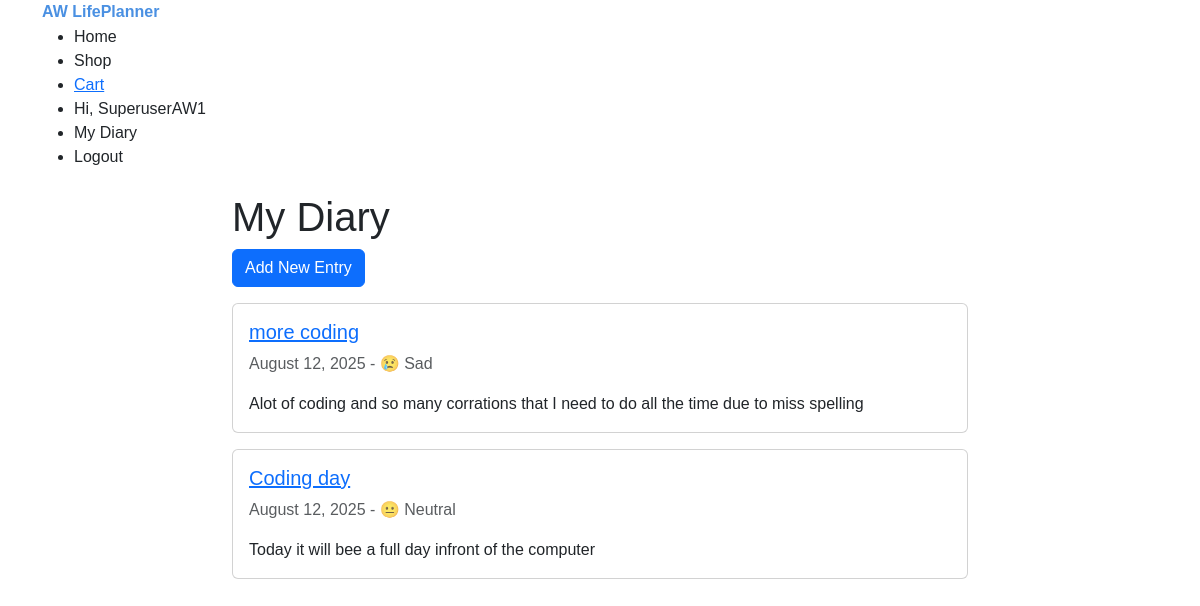
The app's page /diary/ (signed in), older data.
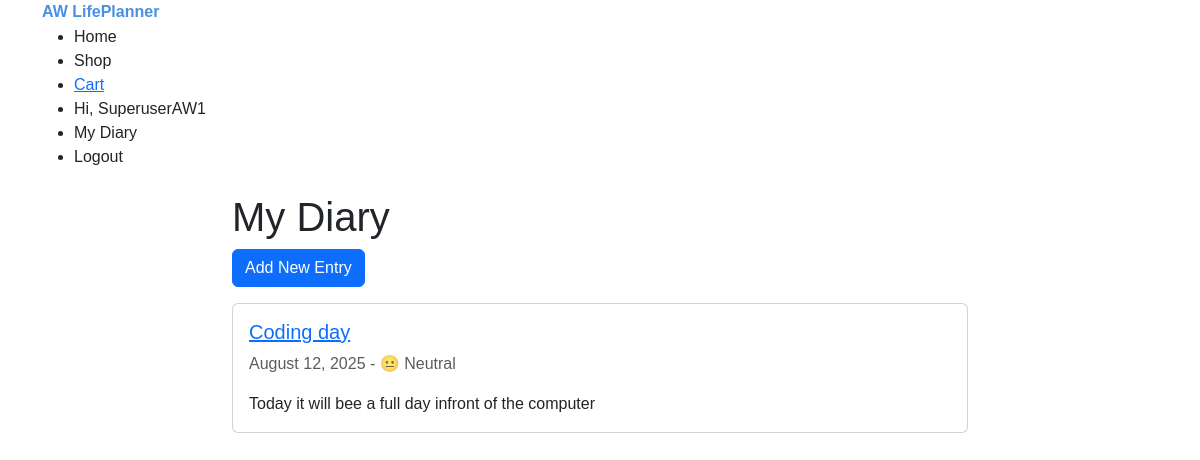
The same page, newer data.
### diary/models.py (models this page shows, shortened)
class DiaryEntry(models.Model):
    MOOD_CHOICES = [
        ('happy', '😊 Happy'),
        ('sad', '😢 Sad'),
        ('neutral', '😐 Neutral'),
        ('excited', '🤩 Excited'),
        ('anxious', '😰 Anxious'),
    ]
    user = models.ForeignKey(User, on_delete=models.CASCADE)
    date = models.DateField(default=timezone.now)
    title = models.CharField(max_length=200)
    content = models.CharField()
    mood = models.CharField(max_length=50, choices=MOOD_CHOICES,null=True, blank=True)
    created_at = models.DateTimeField(auto_now_add=True)
    update_at = models.DateTimeField(auto_now=True)
    class Meta:
        ordering =[
            '-date',
            '-created_at',
        ]

### diary/views.py (the view)
# urls.py: path('', views.diary_home, name='diary_home'),
@login_required
def diary_home(request):
    entries = DiaryEntry.objects.filter(user=request.user)
    return render(request, 'diary/diary_home.html', {'entries': entries})

### diary/templates/diary/diary_home.html (shortened to what this page needs)
{% extends 'base.html' %}
{% block content %}
<div class="row">
    <div class="col-md-8 mx-auto">
        <h1>My Diary</h1>
        <a href="{% url 'diary:add_entry' %}" class="btn btn-primary mb-3">
            Add New Entry
        </a>
        {% if entries %}
            {% for entry in entries %}
                <div class="card mb-3">
                    <div class="card-body">
                        <h5 class="card-title">
                            <a href="{% url 'diary:view_entry' entry.id %}">{{ entry.title }}</a>
                        </h5>
                        <p class="text-muted">
                            {{ entry.date|date:"F d, Y" }}
                            {% if entry.mood %} - {{ entry.get_mood_display }}{% endif %}
                        </p>
                        <p class="card-text">
                            {{ entry.content|truncatewords:30 }}
                        </p>
                    </div>
                </div>
            {% endfor %}
        {% endif %}
    </div>
</div>
{% endblock %}

### templates/base.html (shortened to what this page needs)
{% load static %}
<!DOCTYPE html>
<html lang="en">
<head>
    <link href="https://cdn.jsdelivr.net/npm/bootstrap@5.3.0/dist/css/bootstrap.min.css" rel="stylesheet">
    <link rel="stylesheet" href="{% static 'css/main.css' %}">
</head>
<body>
    <nav class="nabar nabar-expand-lg navbar-light bg-ligth">
        <div class="container">
            <a href="/" class="navbar-brand">AW LifePlanner</a>
            <button class="navbar-toggler" type="button" data-bs-toggle="collapse" data-bs-target="#navbarNav">
                <span class="navbar-toggler-icon"></span>
            </button>
            <div class="collaps nabar-collape" id="navbarNav" >
                <ul class="nabar-nav ms-auto">
                    <li class="nav-item">
                        <a href="/" class="nav-link">Home</a>
                    </li>
                    <li class="nav-item">
                        <a href="{% url 'shop:modules' %}" class="nav-link">Shop</a>
                    </li>
                    {% if user.is_authenticated %}
                        <li class="nav-item">
                            <a href="{% url 'shop:view_cart' %}">
                                Cart
                            </a>
                        </li>
                        <li class="nav-item">
                            <a href="#" class="nav-link">Hi, {{ user.username }}</a>
                        </li>
                        <li class="nav-item">
                            <a class="nav-link" href="{% url 'diary:diary_home' %}">My Diary</a>
                        </li>
                        <li class="nav-item">
                            <a href="{% url 'account_logout' %}" class="nav-link">Logout</a>
                        </li>
                    {% endif %}
                </ul>
            </div>
        </div>
    </nav>
    <main class="container my-4">
        {%  block content %}
        {% endblock %}
    </main>
</body>
</html>

### static/css/main.css (style rules this page uses)
body { font-family: Arial, Helvetica, sans-serif; }
.navbar-brand { font-weight: bold; color:#4a90e2 !important; }
main { min-height: 80vh; }

Row changes from the older to the newer data that the page shows:
removed DiaryEntry: title "more coding", date "August 12, 2025", mood "😢 Sad", content "Alot of coding and so many corrations that I need to do all the time due to miss spelling"
